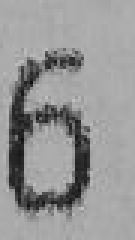
#> input picture TP2/test10.jpg, 45 x 80 px (shown 3 times larger)
$ python modele_1.py
#> lines starting #> are read from the running program, lines starting #| are printed output that depends on the picture
#
# ATTENTION : NE PAS METTRE D'ACCENT, MEME DANS LES COMMENTAIRES
#
# import des bibliotheques
from skimage import io
import matplotlib.pyplot as plt
from skimage.transform import resize
import numpy as np

class image:
    # Initialisation d'une image composee d'un tableau 2D vide
    # (pixels) et de 2 dimensions (H = height et W = width) mises a 0
    def __init__(self):
        self.pixels = None
        self.H = 0
        self.W = 0

    # Remplissage du tableau pixels de l'image self avec un tableau 2D (tab_pixels)
    # et affectation des dimensions de l'image self avec les dimensions
    # du tableau 2D (tab_pixels)
    def set_pixels(self, tab_pixels):
        self.pixels = tab_pixels
        self.H,self.W = self.pixels.shape

    # Lecture d'un image a partir d'un fichier de nom "file_name"
    def load_image(self, file_name):
#> called with file_name = 'test10.jpg'
        self.pixels = io.imread(file_name)
#> self.pixels is the input picture: shape (80, 45); min 14, max 195, mean 149.8
        self.H,self.W = self.pixels.shape
#> self.H = 80; self.W = 45
        print("lecture image : " + file_name + " (" + str(self.H) + "x" + str(self.W) + ")")
#| lecture image : test10.jpg (80x45)

    # Affichage a l'ecran d'une image
    def display(self, window_name):
        fig=plt.figure(window_name)
        if (not (self.pixels is None)):
            io.imshow(self.pixels)
            io.show()
        else:
            print("L'image est vide")


    #==============================================================================
    # Methode mettant en blanc tous les pixels de l'image self
    # dont l'intensite est superieure ou egale au seuil S
    #==============================================================================

    def modif_ima(self,S):

        # preparaton du resultat : creation d'une image vide
#> called with S = 150
        im_modif = image()
        # affectation de l'image resultat par un tableau de 0, de meme taille
        # que le tableau de pixels de l'image self
        # les valeurs sont de type uint8 (8bits non signes)
        im_modif.set_pixels(np.zeros((self.H,self.W), dtype=np.uint8))

        # boucle imbriquees pour parcourir tous les pixels de l'image
        for l in range(self.H):
            for c in range(self.W):
                # modif des pixels d'intensite >= a S
                if self.pixels[l][c] >= S:
                    im_modif.pixels[l][c] = 255
                else :
                    im_modif.pixels[l][c] = self.pixels[l][c]
        return im_modif

#==============================================================================
# # Programme principal
#==============================================================================

# Lecure d'une image depuis un fichier
ima_test = image()
ima_test.load_image('test10.jpg')

# Affichage de cette image
ima_test.display("image initiale")

# Creation d'une image modifiee
seuil = 150
ima_modif = ima_test.modif_ima(seuil)


# Affichage de l'image modifiee
ima_modif.display("image modifiee")
#> call 2 of display, with window_name = 'image modifiee'
#> in display (call 2), `io.show()`:
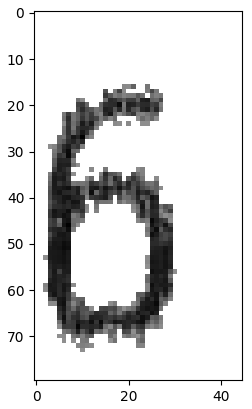
#> figure drawn by matplotlib, 1 panel

print("fin du programme")

$ run again, with TP2/test1.JPG copied over TP2/test10.jpg
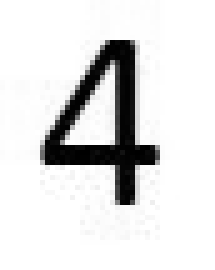
#> input picture TP2/test1.JPG, 43 x 54 px (shown 5 times larger)
#> in load_image, self.pixels is the input picture: shape (54, 43); min 0, max 255, mean 223.8
#| lecture image : test10.jpg (54x43)
#> in display (call 2), `io.show()`:
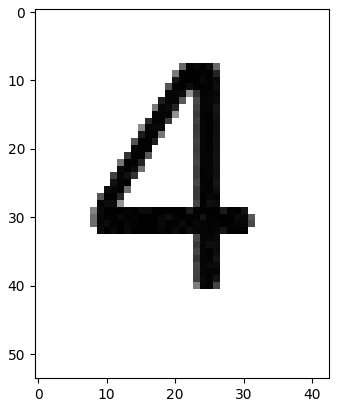
#> figure drawn by matplotlib, 1 panel

$ run again, with TP2/test2.JPG copied over TP2/test10.jpg
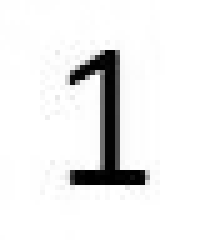
#> input picture TP2/test2.JPG, 40 x 50 px (shown 5 times larger)
#> in load_image, self.pixels is the input picture: shape (50, 40); min 0, max 255, mean 236.1
#| lecture image : test10.jpg (50x40)
#> in display (call 2), `io.show()`:
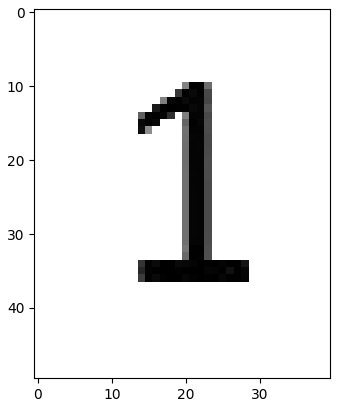
#> figure drawn by matplotlib, 1 panel

$ run again, with TP2/test3.JPG copied over TP2/test10.jpg
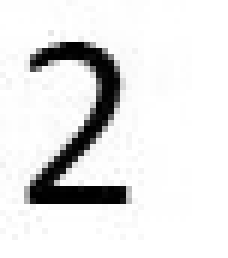
#> input picture TP2/test3.JPG, 38 x 43 px (shown 6 times larger)
#> in load_image, self.pixels is the input picture: shape (43, 38); min 0, max 255, mean 228.1
#| lecture image : test10.jpg (43x38)
#> in display (call 2), `io.show()`:
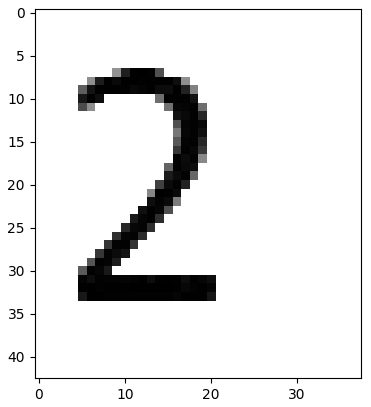
#> figure drawn by matplotlib, 1 panel
